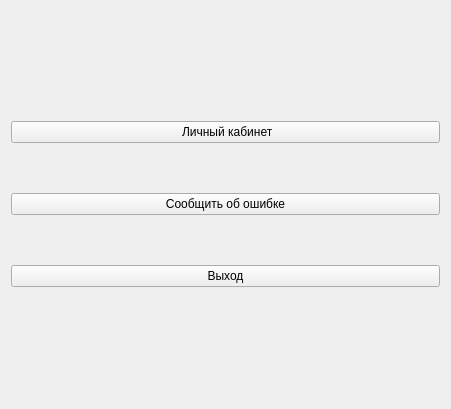
<?xml version="1.0" encoding="UTF-8"?>
<ui version="4.0">
 <class>usermainwin</class>
 <widget class="QWidget" name="usermainwin">
  <property name="geometry">
   <rect>
    <x>0</x>
    <y>0</y>
    <width>451</width>
    <height>409</height>
   </rect>
  </property>
  <property name="windowTitle">
   <string>Form</string>
  </property>
  <layout class="QVBoxLayout" name="verticalLayout_2">
   <item>
    <layout class="QVBoxLayout" name="verticalLayout">
     <property name="spacing">
      <number>50</number>
     </property>
     <item>
      <widget class="QPushButton" name="perCabButton">
       <property name="text">
        <string> Личный кабинет</string>
       </property>
      </widget>
     </item>
     <item>
      <widget class="QPushButton" name="reportButton">
       <property name="text">
        <string>Сообщить об ошибке</string>
       </property>
      </widget>
     </item>
     <item>
      <widget class="QPushButton" name="exitButton">
       <property name="text">
        <string>Выход</string>
       </property>
      </widget>
     </item>
    </layout>
   </item>
  </layout>
 </widget>
 <resources/>
 <connections/>
</ui>
